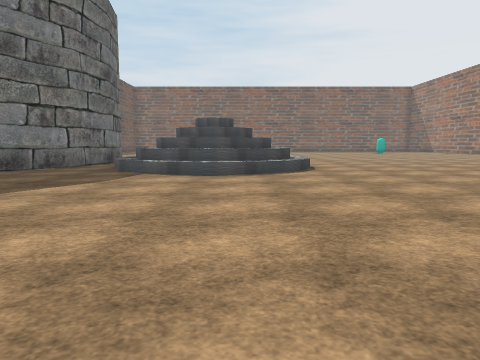
[1] (above)

24 first-person views from a walk through a scene from a Unity 3-D project. The camera is 1.2 m above the floor, tilts 6° down and sees 70° across. The floor is counted in squares, 2 m on a side. Each view is taken from the middle of a square. On the plan, view 1 faces up. The plan holds only what a view shows up to about 10 squares ahead; the rest is blank. The place goes on beyond the plan. The player character is not drawn. Some animated figures are left out. Some surface patterns are stand-ins.

[2]
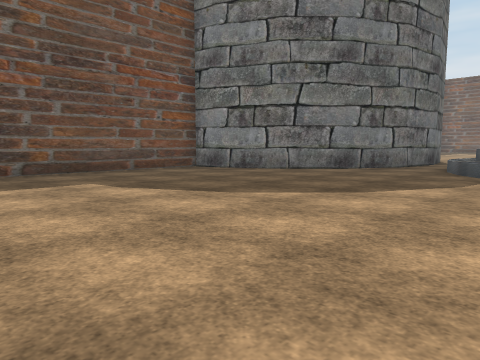

[3]
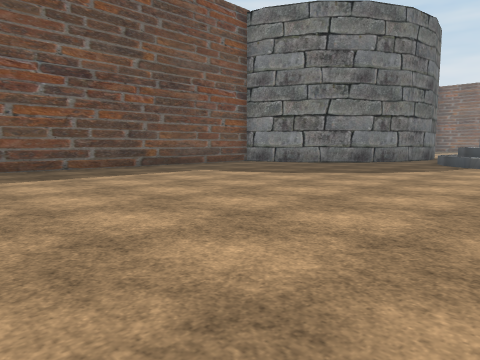

[4]
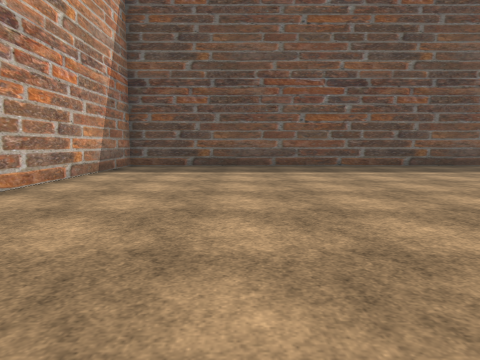

[5]
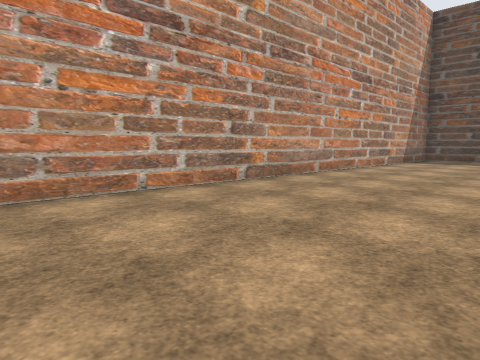

[6]
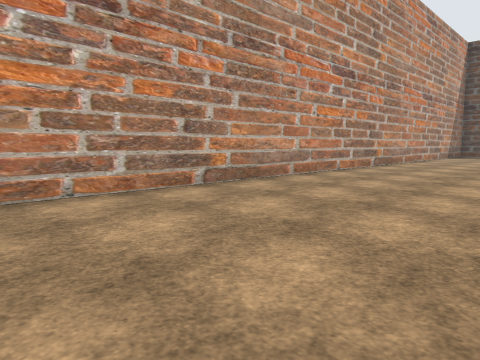

[7]
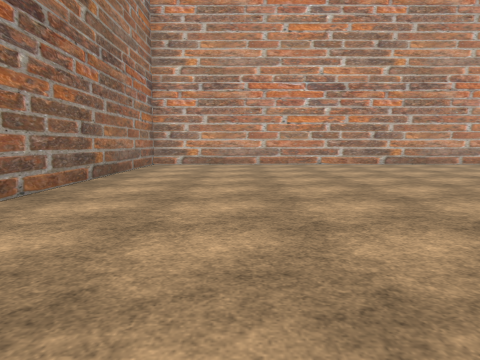

[8]
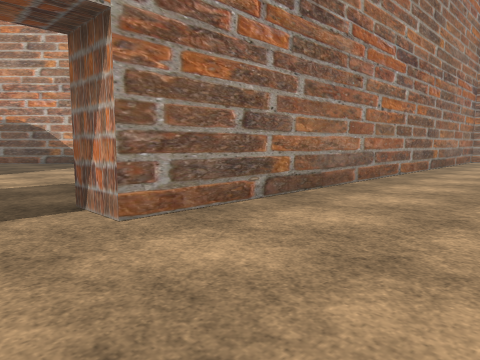

[9]
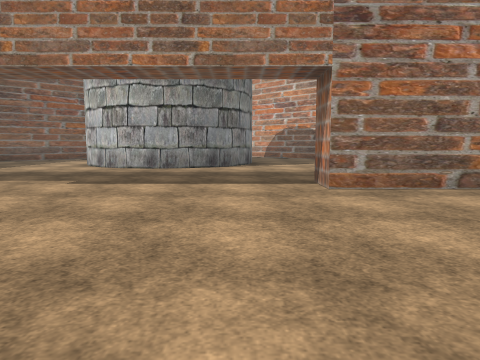

[10]
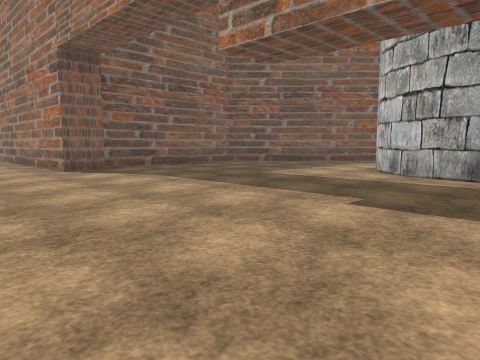

[11]
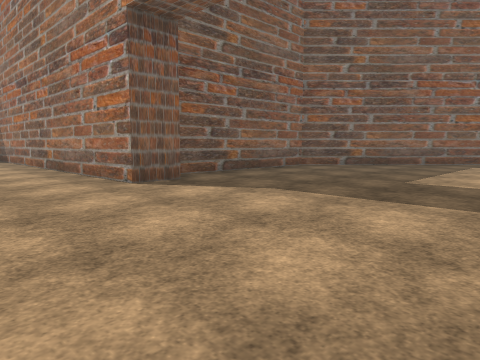

[12]
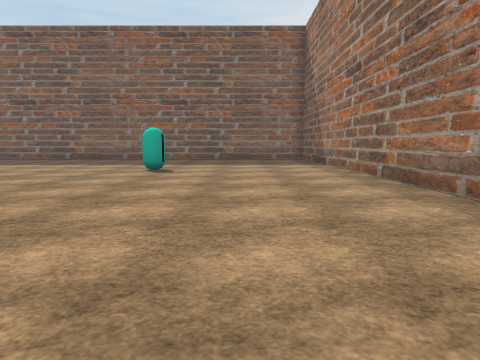

[13]
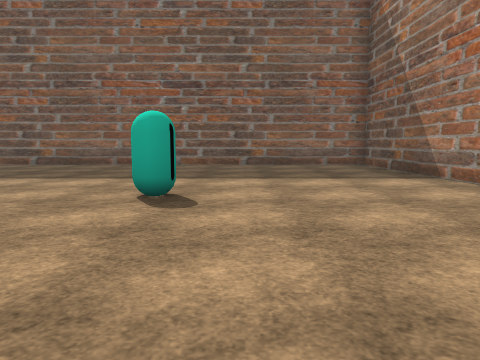

[14]
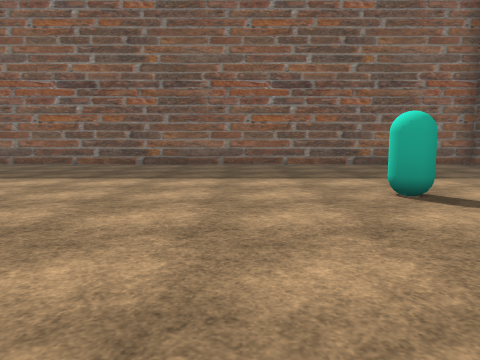

[15]
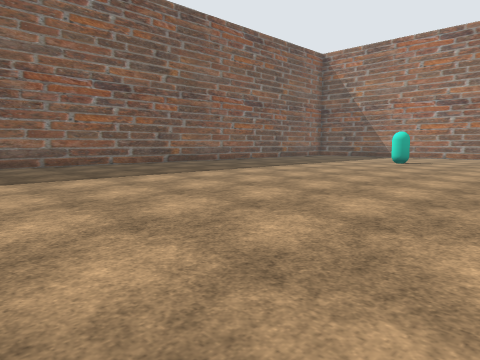

[16]
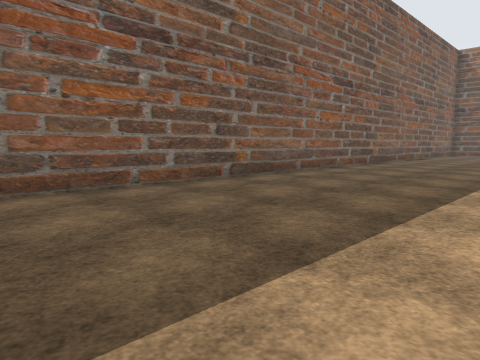

[17]
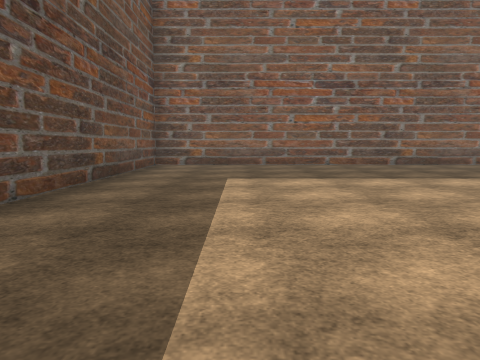

[18]
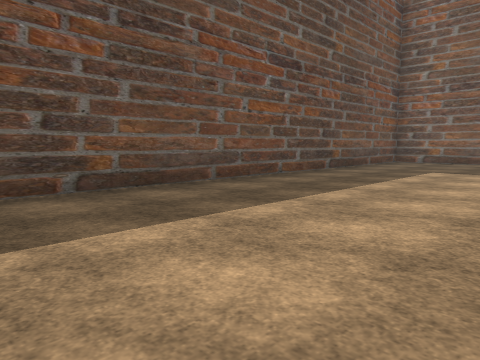

[19]
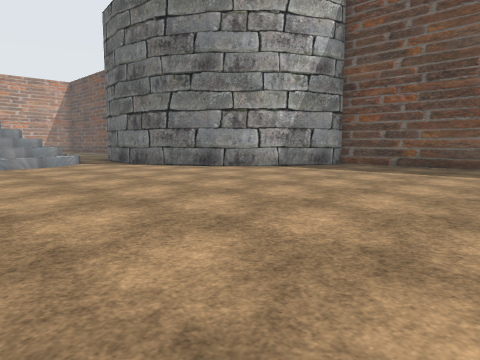

[20]
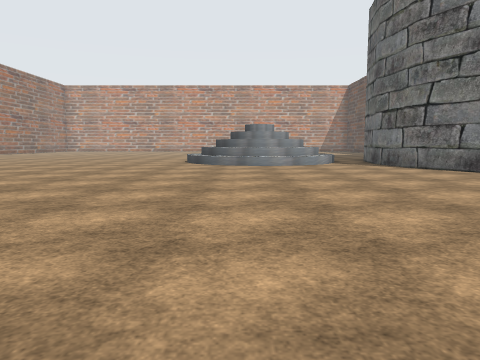

[21]
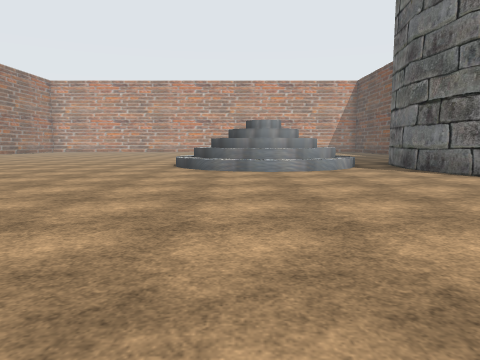

[22]
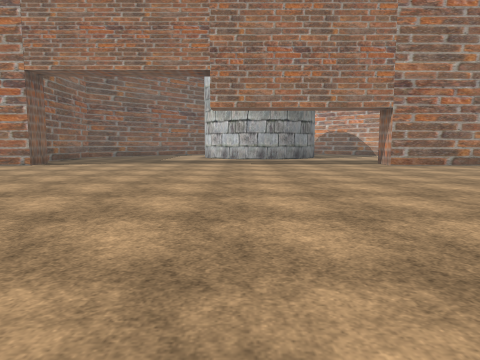

[23]
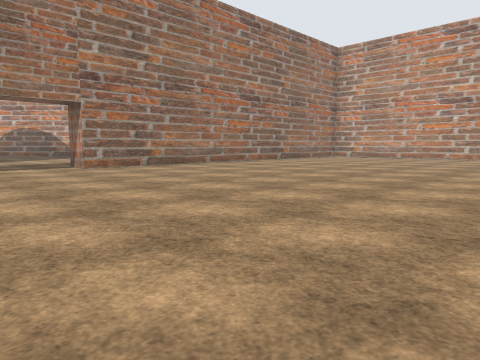

[24]
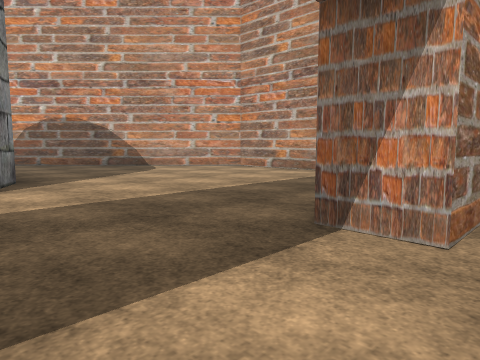

### Floor plan
Key: @ floor where view 1 was taken; # wall or solid block; . floor; / step, stairs or slope; O other object.
Columns run from 9 left of view 1 to 24 right of it. Each row starts with its distance up from view 1.
 28 ########################
 27 #......................#
 26 #......................#
 25 #......................#
 24 #......................#
 23 #......................#
 22 #.................O....#
 21 #......................#
 20 #......................#
 19 #......................#
 18 #...........    .......#
 17 #............     .....#######
 16 ##............    .....#.....##
 15  ###..........     ...........##
 14    ##..........   .............##
 13     #........... ...............#
 12     ##........................
 11      #.////................##
 10     ##/////................#
  9     #.//////...............#
  8    ##./////................##
  7   ##...////.................#
  6 ###...............................
  5 #............. ........#.........#
  4 #............  ........#........##
  3 #...........   ........# ......##
  2 #...........   ........#  ....##
  1 #..........    ........#  #####
  0 #........@      .......#
 -1 #.........      .......#
 -2 #......... .... .......#
 -3 #......................#
 -4 #......................#
 -5 #......................#
 -6 ########################

Where each view was taken, in squares from view 1:
view 1: 0 up, 0 right, facing up
view 2: 0 up, 1 left, facing up-left
view 3: 3 down, 0 right, facing up-left
view 4: 3 down, 1 right, facing left
view 5: 2 down, 5 right, facing down-left
view 6: 2 down, 10 right, facing down-left
view 7: 4 up, 11 right, facing down
view 8: 7 up, 11 right, facing down-right
view 9: 7 up, 9 right, facing right
view 10: 8 up, 11 right, facing up-right
view 11: 11 up, 11 right, facing up-right
view 12: 14 up, 11 right, facing up
view 13: 18 up, 10 right, facing up
view 14: 18 up, 7 right, facing up
view 15: 18 up, 2 left, facing up-right
view 16: 23 up, 6 left, facing up-right
view 17: 18 up, 6 left, facing up
view 18: 16 up, 4 left, facing up-left
view 19: 21 up, 1 right, facing down-left
view 20: 21 up, 0 right, facing down
view 21: 19 up, 0 right, facing down
view 22: 10 up, 4 right, facing right
view 23: 9 up, 5 right, facing down-right
view 24: 8 up, 13 right, facing down-right
